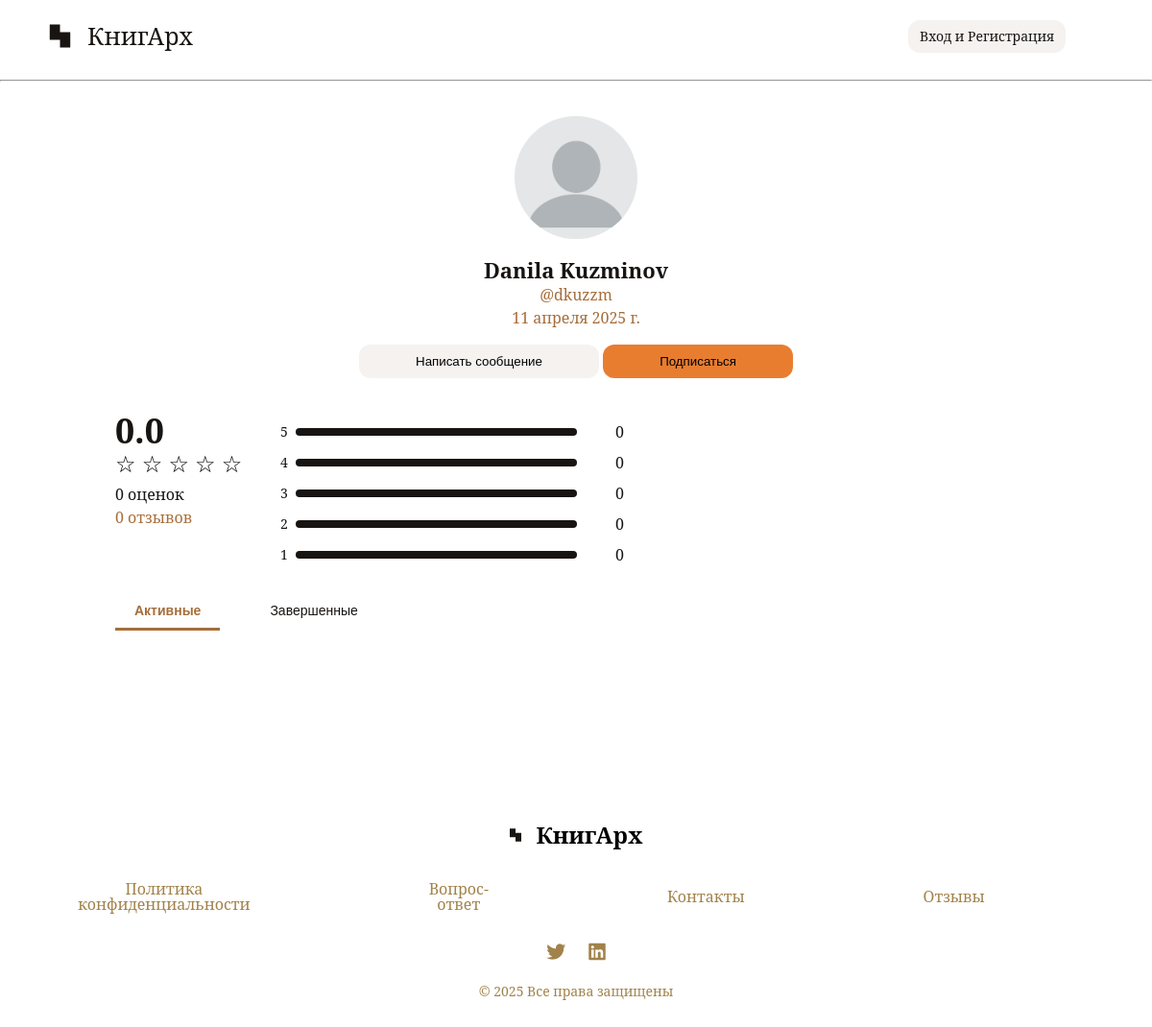
/profile/dkuzzm/, run on the app's committed database.
### user/models.py (models this page shows)
class User(AbstractUser):
    photo = models.ImageField(
        upload_to='users/profile_pictures/%Y/%m',
        blank=True,
        verbose_name='Фото профиля',
        default='users/profile_pictures/default.png',
        validators=[validate_file_size, validate_image_extension]
    )
    date_of_birth = models.DateField(
        blank=True,
        null=True,
        verbose_name='Дата рождения',
        validators=[validate_birth_date],
    )

### user/views.py (the view)
# urls.py: path('<str:username>/', ProfileView.as_view(), name='profile'),
class ProfileView(TemplateView):
    template_name = 'profile/my_profile.html'
    def get_context_data(self, **kwargs):
        context = super().get_context_data(**kwargs)
        user = get_object_or_404(get_user_model(), username=kwargs['username'])
        if user:
            context['user'] = user
            reviews = Reviews.objects.filter(
                offer__user=user
            ).select_related('offer', 'user')
            grade_counts = {}
            for review in reviews:
                grade_counts[review.grade] = grade_counts.get(review.grade, 0) + 1
            context['reviews'] = [{'grade': grade, 'grade__count': count}
                                 for grade, count in grade_counts.items()]
            context['total_review'] = len(reviews)
            context['total_comments'] = sum(1 for review in reviews if review.description and review.description.strip())
            context['rating_data'] = {
                'reviews': [
                    {'rating': review.grade} for review in reviews
                ],
                'comments': [
                    {'text': review.description} for review in reviews
                    if review.description and review.description.strip()
                ]
            }
            request_user = self.request.user
            user_favorites = set()
            if request_user.is_authenticated:
                user_favorites = set(
                    Favorite.objects.filter(user=request_user).values_list('offer_id', flat=True)
                )
            context['user_favorites'] = user_favorites
            book_offers_query = BookOffer.objects.filter(
                user=user
            ).select_related(
                'book',
                'book__author',
            ).prefetch_related(
                'book__photos',
                'photos'
            ).order_by(
                '-date_created'
            )
            active_offers = book_offers_query.filter(
                is_active='Active',
                is_published=True,
            )
            complete_offers = book_offers_query.filter(
                is_active='Completed',
            )
            for offer in active_offers:
                offer.first_photo = offer.photos.first()
            for offer in complete_offers:
                offer.first_photo = offer.photos.first()
            context['active'] = active_offers
            context['complete'] = complete_offers
            is_subscribed = False
            if request_user.is_authenticated and request_user != user:
                is_subscribed = Subscriber.objects.filter(
                    subscriber=request_user,
                    subscribed_to=user
                ).exists()
            context['is_subscribed'] = is_subscribed
            return context
        return Http404()

### user/templates/profile/my_profile.html (shortened to what this page needs)
{% extends 'base.html' %}
{% load static %}
{% load main_tags %}
{% block content %}
    <main class="main">
        <div class="container">
           <div class="my-profile">
                <div class="my-profile__info">
                    {% if user.id == request.user.id %}
                        <div class="avatar-container">
                            <img id="profile-img" src="{{ user.photo.url }}" class="my-profile__info-img" alt="Фото профиля">
                            <button type="button" class="camera-button" onclick="document.getElementById('upload-photo').click()">
                                <img src="{% static 'main/img/camera.svg' %}" alt="Загрузить фото">
                            </button>
                            <input type="file" id="upload-photo" accept="image/*" style="display: none;" onchange="handleImageUpload(event)">
                        </div>
                    {% else %}
                        <img id="profile-img" src="{{ user.photo.url }}" class="my-profile__info-img" alt="Фото профиля">
                    {% endif %}
                    {% if user.first_name != "" or user.last_name != "" %}
                        <h2 class="my-profile__info-name">{{ user.first_name }} {{ user.last_name }}</h2>
                        <p class="my-profile__info-date">@{{ user.username }}</p>
                    {% else %}
                        <h2 class="my-profile__info-name">@{{ user.username }}</h2>
                    {% endif %}
                    <p class="my-profile__info-date">{{ user.date_joined|date }}</p>
                    {% if request.user == user %}
                        <button class="my-profile__info-button" onclick="redirectToEditingPage()">Редактировать</button>
                    {% else %}
                        <div class="my-profile__info-buttons">
                            <button class="my-profile__info-button">Написать сообщение</button>
                            <button class="my-profile__info-button button-subscription" onclick="subscribe({{ request.user.id }}, {{ user.id }})">{% if is_subscribed %}Отписаться{% else %}Подписаться{% endif %}</button>
                        </div>
                    {% endif %}
                </div>
                <div class="review-system">
                    <div class="summary-container">
                        <div class="rating-summary">
                            <h1 class="average-rating">0.0</h1>
                            <div class="stars">
                                <span class="star">&#9734;</span>
                                <span class="star">&#9734;</span>
                                <span class="star">&#9734;</span>
                                <span class="star">&#9734;</span>
                                <span class="star">&#9734;</span>
                            </div>
                            <p class="total-reviews">{{ total_review }} оценок</p>
                            <a href="#" class="total-comments">{{ total_comments }} отзывов</a>
                        </div>
                    </div>
                    <div class="chart-container">
                        <div class="chart-row">
                            <span class="rating-label">5</span>
                            <div class="bar-container">
                                <div class="bar"></div>
                            </div>
                            <span class="count">0</span>
                        </div>
                        <div class="chart-row">
                            <span class="rating-label">4</span>
                            <div class="bar-container">
                                <div class="bar"></div>
                            </div>
                            <span class="count">0</span>
                        </div>
                        <div class="chart-row">
                            <span class="rating-label">3</span>
                            <div class="bar-container">
                                <div class="bar"></div>
                            </div>
                            <span class="count">0</span>
                        </div>
                        <div class="chart-row">
                            <span class="rating-label">2</span>
                            <div class="bar-container">
                                <div class="bar"></div>
                            </div>
                            <span class="count">0</span>
                        </div>
                        <div class="chart-row">
                            <span class="rating-label">1</span>
                            <div class="bar-container">
                                <div class="bar"></div>
                            </div>
                            <span class="count">0</span>
                        </div>
                    </div>
                </div>
                <div class="tabs-buttons">
                    <button type="button" data-tab="active" class="tab active">Активные</button>
                    <button type="button" data-tab="completed" class="tab">Завершенные</button>
                </div>
           </div>
        </div>
    </main>
{% endblock %}

### main/static/main/css/style.css (style rules this page uses)
:root { --primary-color: #E87D30; --secondary-color: #171412; --third-color: #A66E3B; --background-color: #F5F2F0; --text-color: #171412; --white: #fff; --black-gray: #3a3a3a; --gray: #666; --light-gray: #999; --shadow: 0 0 10px; --footer-color: #A1824A; }
body { font-family: 'Noto Serif', sans-serif; }
.container { margin: 0 auto; max-width: 960px; }
.main { margin-bottom: 125px; }
.my-profile { margin-top: 36px; }
.my-profile__info { text-align: center; }
.my-profile__info-img { width: 128px; height: 128px; border-radius: 64px; }
.my-profile__info-name { margin-top: 16px; font-size: 22px; font-weight: 700; line-height: 28px; color: var(--text-color); }
.my-profile__info-date { font-size: 16px; font-weight: 400; line-height: 24px; color: var(--third-color); }
.my-profile__info-button { margin-top: 16px; border: none; border-radius: 12px; background-color: var(--background-color); padding: 10px 59px; transition: background-color 0.2s ease-in-out; }
.button-subscription { background-color: var(--primary-color); }
.review-system { max-width: 530px; margin-top: 32px; display: flex; gap: 20px; }
.summary-container { flex-basis: 200px; }
.average-rating { font-size: 36px; font-weight: 700; color: var(--text-color); line-height: 45px; }
.stars .star { font-size: 24px; color: #000; margin-right: 2px; }
.total-reviews { font-size: 16px; font-weight: 400; line-height: 24px; margin-top: 8px; color: var(--text-color); }
.total-comments { font-size: 16px; font-weight: 400; line-height: 24px; color: var(--third-color); text-decoration: none; transition: color 0.2s ease-in-out; }
.chart-container { flex-grow: 1; width: 100%; }
.chart-row { display: flex; align-items: center; gap: 8px; margin-top: 16px; margin-left: 0; }
.chart-row:not(:first-child) { margin-top: 16px; }
.rating-label { font-size: 14px; color: var(--text-color); width: auto; min-width: 20px; text-align: right; display: flex; align-items: center; justify-content: flex-end; }
.chart-row, .chart-container { overflow: visible; }
.bar-container { box-sizing: border-box; flex-grow: 1; height: 8px; background: var(--background-color); border-radius: 4px; margin-right: 16px; overflow: hidden; min-width: 0; }
.bar { height: 100%; background: var(--text-color); transition: width 0.3s ease; }
.count { font-size: 16px; color: var(--text-color); margin-left: 16px; }
.tabs-buttons { display: flex; gap: 32px; margin-top: 32px; }
.tab { font-size: 14px; color: var(--text-color); padding: 10px 20px; cursor: pointer; border: none; text-decoration: none; background-color: var(--white); border-bottom: 3px solid transparent; transition: color 0.2s ease; }
.tab.active { font-weight: 700; color: var(--third-color); border-bottom: 3px solid var(--third-color); }

### data on the page
User: photo (placeholder picture), first_name "Danila", last_name "Kuzminov", username "dkuzzm", date_joined "11 апреля 2025 г."
